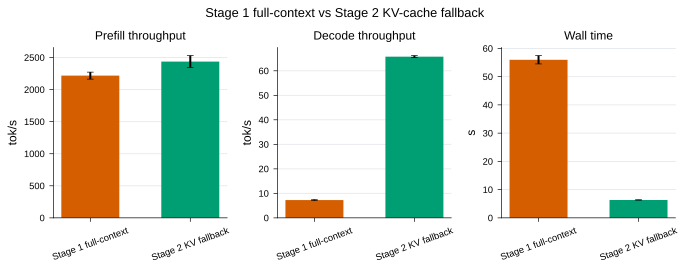

Write Python code to recreate this figure.
"""
Benchmark Stage 1 full-context decode against Stage 2 KV-cache fallback.

This script is a correctness-first Phase 2 benchmark. The Stage 2 path uses the
project's self implementation with MLX built-in quantized matmul fallback, not
the custom C++/Metal extension.

Default run:

    pdm run python benches/week2_kv_fallback_benchmark.py

Outputs:
    benches/stage2_kv_fallback_benchmark_results.csv
    benches/stage2_kv_fallback_benchmark_summary.csv
    benches/stage2_kv_fallback_benchmark.png
    benches/stage2_kv_fallback_benchmark.pdf
    benches/stage2_kv_fallback_benchmark.svg
    benches/stage2_kv_fallback_benchmark.tiff
"""

from __future__ import annotations

import argparse
import csv
import gc
import statistics
import sys
from dataclasses import dataclass
from pathlib import Path
from random import Random
from time import perf_counter

import matplotlib.pyplot as plt
import mlx.core as mx
from mlx_lm import load as mlx_lm_load


ROOT = Path(__file__).resolve().parent.parent
SRC = ROOT / "src"
SKILL_DIR = Path.home() / ".codex" / "skills" / "scientific-visualization"
sys.path.insert(0, str(SRC))
sys.path.insert(0, str(SKILL_DIR / "scripts"))
sys.path.insert(0, str(SKILL_DIR / "assets"))

from color_palettes import OKABE_ITO  # noqa: E402
from figure_export import save_publication_figure  # noqa: E402
from style_presets import get_base_style  # noqa: E402
from tiny_llm import models as self_models  # noqa: E402
from tiny_llm.kv_cache import TinyKvFullCache  # noqa: E402


ENGINE_LABEL = {
    "week1_full_context": "Stage 1 full-context",
    "week2_kv_fallback": "Stage 2 KV fallback",
}

ENGINE_COLOR = {
    "week1_full_context": OKABE_ITO["vermillion"],
    "week2_kv_fallback": OKABE_ITO["bluish_green"],
}


@dataclass
class BenchRequest:
    prompt_token_ids: list[int]
    max_new_tokens: int


def parse_args() -> argparse.Namespace:
    parser = argparse.ArgumentParser(
        description="Compare Stage 1 full-context decode with Stage 2 KV-cache fallback."
    )
    parser.add_argument("--model", default="qwen2-0.5b")
    parser.add_argument("--reps", type=int, default=3)
    parser.add_argument("--num-seqs", type=int, default=2)
    parser.add_argument("--seed", type=int, default=0)
    parser.add_argument("--device", choices=["gpu", "cpu"], default="gpu")
    parser.add_argument(
        "--output-stem",
        default="stage2_kv_fallback_benchmark",
        help="Output file stem under benches/ without suffixes.",
    )
    return parser.parse_args()


def output_paths(stem: str) -> tuple[Path, Path, Path]:
    out_stem = Path(stem)
    if out_stem.name != stem or out_stem.suffix:
        raise ValueError("--output-stem must be a bare filename stem without directories or suffix")
    return (
        ROOT / "benches" / f"{stem}_results.csv",
        ROOT / "benches" / f"{stem}_summary.csv",
        ROOT / "benches" / stem,
    )


def build_requests(
    *,
    num_seqs: int,
    vocab_size: int,
    eos_token_id: int,
    seed: int,
) -> list[BenchRequest]:
    rng = Random(seed)
    low = 256 if vocab_size > 512 else 0
    high = vocab_size - 1
    requests: list[BenchRequest] = []
    for _ in range(num_seqs):
        prompt_len = rng.randint(64, 256)
        output_len = rng.randint(64, 256)
        ids = []
        for _ in range(prompt_len):
            token_id = rng.randint(low, high)
            if token_id == eos_token_id:
                token_id = token_id - 1 if token_id > low else token_id + 1
            ids.append(token_id)
        requests.append(BenchRequest(ids, output_len))
    return requests


def reset_peak_memory() -> None:
    for ns in (getattr(mx, "metal", None), getattr(mx, "memory", None)):
        if ns is None:
            continue
        for fn_name in ("reset_peak_memory", "reset_peak_mem"):
            fn = getattr(ns, fn_name, None)
            if callable(fn):
                try:
                    fn()
                    return
                except Exception:
                    pass


def get_peak_memory_gb() -> float | None:
    for ns in (getattr(mx, "metal", None), getattr(mx, "memory", None)):
        if ns is None:
            continue
        for fn_name in ("get_peak_memory", "peak_memory"):
            fn = getattr(ns, fn_name, None)
            if callable(fn):
                try:
                    return float(fn()) / (1024**3)
                except Exception:
                    pass
    return None


def clear_mlx_cache() -> None:
    gc.collect()
    for ns in (getattr(mx, "metal", None), getattr(mx, "memory", None)):
        if ns is None:
            continue
        fn = getattr(ns, "clear_cache", None)
        if callable(fn):
            try:
                fn()
            except Exception:
                pass


def sample_week1(model, context: mx.array) -> mx.array:
    logits = model(context[None, :])[:, -1, :]
    return mx.argmax(logits, axis=-1)


def sample_week2(model, tokens: mx.array, offset: int, cache: list[TinyKvFullCache]) -> mx.array:
    logits = model(tokens[None, :], offset, cache)[:, -1, :]
    return mx.argmax(logits, axis=-1)


def run_one_request_week1(model, request: BenchRequest) -> tuple[int, float, float]:
    context = mx.array(request.prompt_token_ids, dtype=mx.int32)
    t0 = perf_counter()
    token = sample_week1(model, context)
    mx.eval(token)
    prefill_time = perf_counter() - t0

    generated_tokens = 1
    decode_time = 0.0
    for _ in range(request.max_new_tokens - 1):
        t1 = perf_counter()
        context = mx.concat([context, token])
        token = sample_week1(model, context)
        mx.eval(token)
        decode_time += perf_counter() - t1
        generated_tokens += 1
    return generated_tokens, prefill_time, decode_time


def run_one_request_week2(model, request: BenchRequest) -> tuple[int, float, float]:
    cache = [TinyKvFullCache() for _ in range(model.num_hidden_layers)]
    prompt = mx.array(request.prompt_token_ids, dtype=mx.int32)
    t0 = perf_counter()
    token = sample_week2(model, prompt, 0, cache)
    mx.eval(token)
    prefill_time = perf_counter() - t0

    offset = len(request.prompt_token_ids)
    generated_tokens = 1
    decode_time = 0.0
    for _ in range(request.max_new_tokens - 1):
        t1 = perf_counter()
        token = sample_week2(model, token.astype(mx.int32), offset, cache)
        mx.eval(token)
        decode_time += perf_counter() - t1
        offset += 1
        generated_tokens += 1
    return generated_tokens, prefill_time, decode_time


def measure_model(engine: str, model, requests: list[BenchRequest]) -> dict[str, float | int | None]:
    reset_peak_memory()
    runner = run_one_request_week1 if engine == "week1_full_context" else run_one_request_week2
    runner(model, requests[0])

    total_prompt = 0
    total_generated = 0
    total_prefill_time = 0.0
    total_decode_time = 0.0
    t_all = perf_counter()
    for request in requests:
        generated, prefill_time, decode_time = runner(model, request)
        total_prompt += len(request.prompt_token_ids)
        total_generated += generated
        total_prefill_time += prefill_time
        total_decode_time += decode_time
    wall_s = perf_counter() - t_all

    decode_tokens = total_generated - len(requests)
    return {
        "prompt_tokens": total_prompt,
        "gen_tokens": total_generated,
        "decode_tokens": decode_tokens,
        "prefill_tps": total_prompt / total_prefill_time if total_prefill_time else 0.0,
        "decode_tps": decode_tokens / total_decode_time if total_decode_time else 0.0,
        "wall_s": wall_s,
        "peak_memory_gb": get_peak_memory_gb(),
    }


def run_engine(
    *,
    engine: str,
    model_short: str,
    mlx_model,
    requests: list[BenchRequest],
    reps: int,
) -> list[dict[str, object]]:
    full_name = self_models.shortcut_name_to_full_name(model_short)
    week = 1 if engine == "week1_full_context" else 2
    model = self_models.dispatch_model(full_name, mlx_model, week=week)

    records = []
    for rep in range(1, reps + 1):
        print(f"  {ENGINE_LABEL[engine]} rep {rep}/{reps}", flush=True)
        result = measure_model(engine, model, requests)
        result.update({"engine": engine, "model": model_short, "rep": rep})
        records.append(result)
        peak = result.get("peak_memory_gb")
        peak_str = f"{float(peak):.2f} GB" if peak else "n/a"
        print(
            f"    prefill={float(result['prefill_tps']):.1f} tok/s "
            f"decode={float(result['decode_tps']):.2f} tok/s "
            f"wall={float(result['wall_s']):.2f}s peak={peak_str}",
            flush=True,
        )
    del model
    clear_mlx_cache()
    return records


def write_csv(path: Path, rows: list[dict[str, object]], fields: list[str]) -> None:
    with path.open("w", newline="") as f:
        writer = csv.DictWriter(f, fieldnames=fields)
        writer.writeheader()
        writer.writerows(rows)


def summarize(records: list[dict[str, object]]) -> list[dict[str, object]]:
    by_engine: dict[str, list[dict[str, object]]] = {}
    for record in records:
        by_engine.setdefault(str(record["engine"]), []).append(record)

    rows = []
    for engine, items in by_engine.items():
        prefill = [float(x["prefill_tps"]) for x in items]
        decode = [float(x["decode_tps"]) for x in items]
        wall = [float(x["wall_s"]) for x in items]
        peaks = [float(x["peak_memory_gb"]) for x in items if x.get("peak_memory_gb")]
        rows.append(
            {
                "engine": engine,
                "engine_label": ENGINE_LABEL[engine],
                "model": items[0]["model"],
                "n": len(items),
                "prefill_tps_mean": statistics.mean(prefill),
                "prefill_tps_stdev": statistics.stdev(prefill) if len(prefill) > 1 else 0.0,
                "decode_tps_mean": statistics.mean(decode),
                "decode_tps_stdev": statistics.stdev(decode) if len(decode) > 1 else 0.0,
                "wall_s_mean": statistics.mean(wall),
                "wall_s_stdev": statistics.stdev(wall) if len(wall) > 1 else 0.0,
                "peak_memory_gb_max": max(peaks) if peaks else "",
            }
        )
    return rows


def apply_style() -> None:
    style = get_base_style()
    style.update(
        {
            "font.size": 8,
            "axes.labelsize": 9,
            "axes.titlesize": 9,
            "legend.fontsize": 7,
            "pdf.fonttype": 42,
            "ps.fonttype": 42,
            "svg.fonttype": "none",
        }
    )
    plt.rcParams.update(style)


def plot_summary(summary_rows: list[dict[str, object]], out_fig: Path) -> None:
    apply_style()
    metrics = [
        ("prefill_tps_mean", "prefill_tps_stdev", "Prefill throughput", "tok/s"),
        ("decode_tps_mean", "decode_tps_stdev", "Decode throughput", "tok/s"),
        ("wall_s_mean", "wall_s_stdev", "Wall time", "s"),
    ]
    engines = [str(row["engine"]) for row in summary_rows]
    labels = [ENGINE_LABEL[e] for e in engines]

    fig, axes = plt.subplots(1, 3, figsize=(7.2, 2.8))
    for ax, (mean_key, stdev_key, title, ylabel) in zip(axes, metrics, strict=True):
        values = [float(row[mean_key]) for row in summary_rows]
        errors = [float(row[stdev_key]) for row in summary_rows]
        colors = [ENGINE_COLOR[e] for e in engines]
        ax.bar(labels, values, yerr=errors, color=colors, capsize=2.5, width=0.58)
        ax.set_title(title)
        ax.set_ylabel(ylabel)
        ax.tick_params(axis="x", rotation=20)
        ax.spines["top"].set_visible(False)
        ax.spines["right"].set_visible(False)
        ax.grid(axis="y", color="#d9dde3", linewidth=0.6, alpha=0.75)

    fig.suptitle("Stage 1 full-context vs Stage 2 KV-cache fallback")
    fig.tight_layout(pad=0.8)
    save_publication_figure(
        fig,
        out_fig,
        formats=["png", "pdf", "svg", "tiff"],
        dpi=600,
        transparent=False,
        facecolor="white",
        pad_inches=0.08,
    )
    plt.close(fig)


def main() -> None:
    args = parse_args()
    out_results, out_summary, out_fig = output_paths(args.output_stem)
    full_name = self_models.shortcut_name_to_full_name(args.model)
    print(f"Loading {full_name}")
    mlx_model, tokenizer = mlx_lm_load(full_name)
    requests = build_requests(
        num_seqs=args.num_seqs,
        vocab_size=mlx_model.args.vocab_size,
        eos_token_id=tokenizer.eos_token_id,
        seed=args.seed,
    )
    print(
        f"Workload: {len(requests)} requests, "
        f"{sum(len(x.prompt_token_ids) for x in requests)} prompt tokens, "
        f"{sum(x.max_new_tokens for x in requests)} max generated tokens"
    )

    records: list[dict[str, object]] = []
    with mx.stream(mx.gpu if args.device == "gpu" else mx.cpu):
        for engine in ["week1_full_context", "week2_kv_fallback"]:
            print(f"\n=== {ENGINE_LABEL[engine]} ===")
            records.extend(
                run_engine(
                    engine=engine,
                    model_short=args.model,
                    mlx_model=mlx_model,
                    requests=requests,
                    reps=args.reps,
                )
            )

    summary_rows = summarize(records)
    write_csv(out_results, records, list(records[0].keys()))
    write_csv(out_summary, summary_rows, list(summary_rows[0].keys()))
    plot_summary(summary_rows, out_fig)

    print("\nStage 1 vs Stage 2 KV-cache fallback")
    print("-" * 80)
    for row in summary_rows:
        print(
            f"{row['engine_label']:<24} "
            f"prefill={float(row['prefill_tps_mean']):8.1f} ± {float(row['prefill_tps_stdev']):5.1f} tok/s  "
            f"decode={float(row['decode_tps_mean']):7.2f} ± {float(row['decode_tps_stdev']):5.2f} tok/s  "
            f"wall={float(row['wall_s_mean']):7.2f}s"
        )
    by_engine = {str(row["engine"]): row for row in summary_rows}
    if {"week1_full_context", "week2_kv_fallback"}.issubset(by_engine):
        week1 = by_engine["week1_full_context"]
        week2 = by_engine["week2_kv_fallback"]
        print(
            "Stage 2 / Stage 1 ratio: "
            f"prefill={float(week2['prefill_tps_mean']) / float(week1['prefill_tps_mean']):.3f}x, "
            f"decode={float(week2['decode_tps_mean']) / float(week1['decode_tps_mean']):.3f}x, "
            f"wall={float(week2['wall_s_mean']) / float(week1['wall_s_mean']):.3f}x"
        )
    print("-" * 80)
    print(f"Raw CSV     -> {out_results}")
    print(f"Summary CSV -> {out_summary}")
    print(f"Figure      -> {out_fig}.png/.pdf/.svg/.tiff")


if __name__ == "__main__":
    main()
